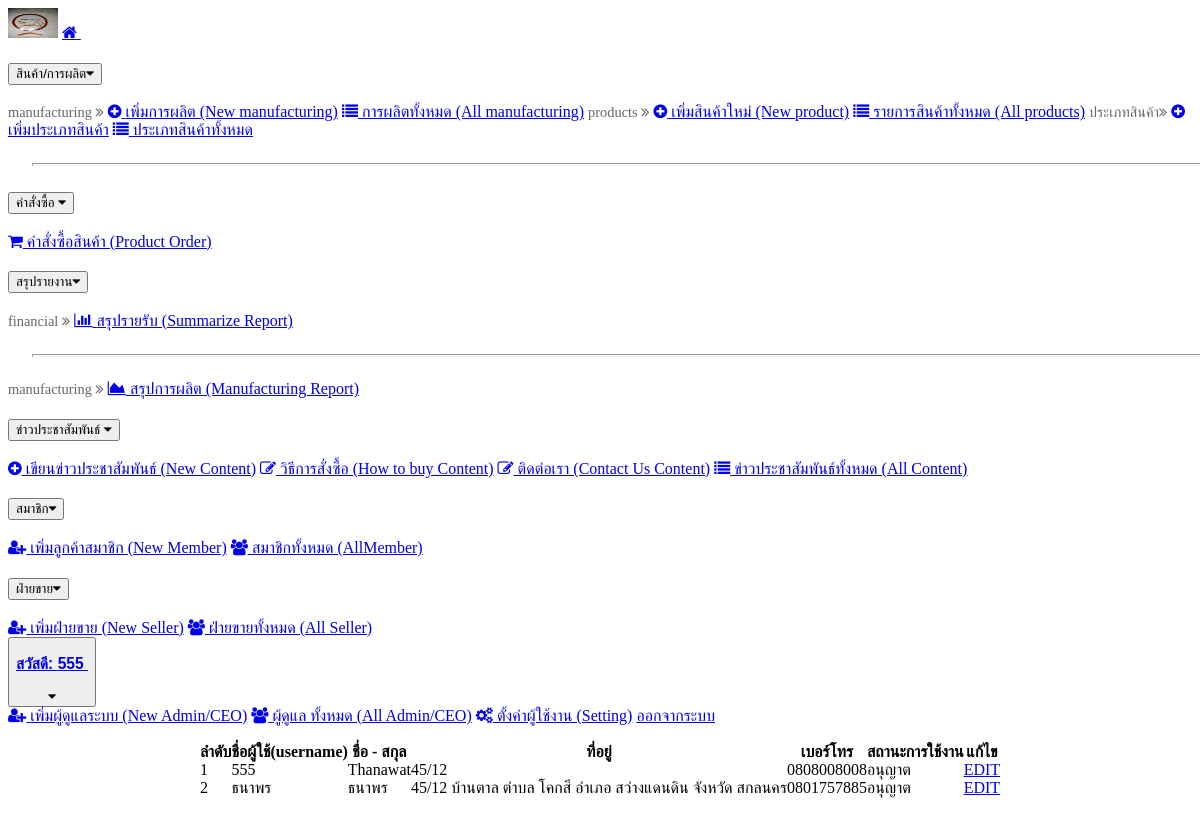
The app's page /admin/customer_all.php (signed in), older data.
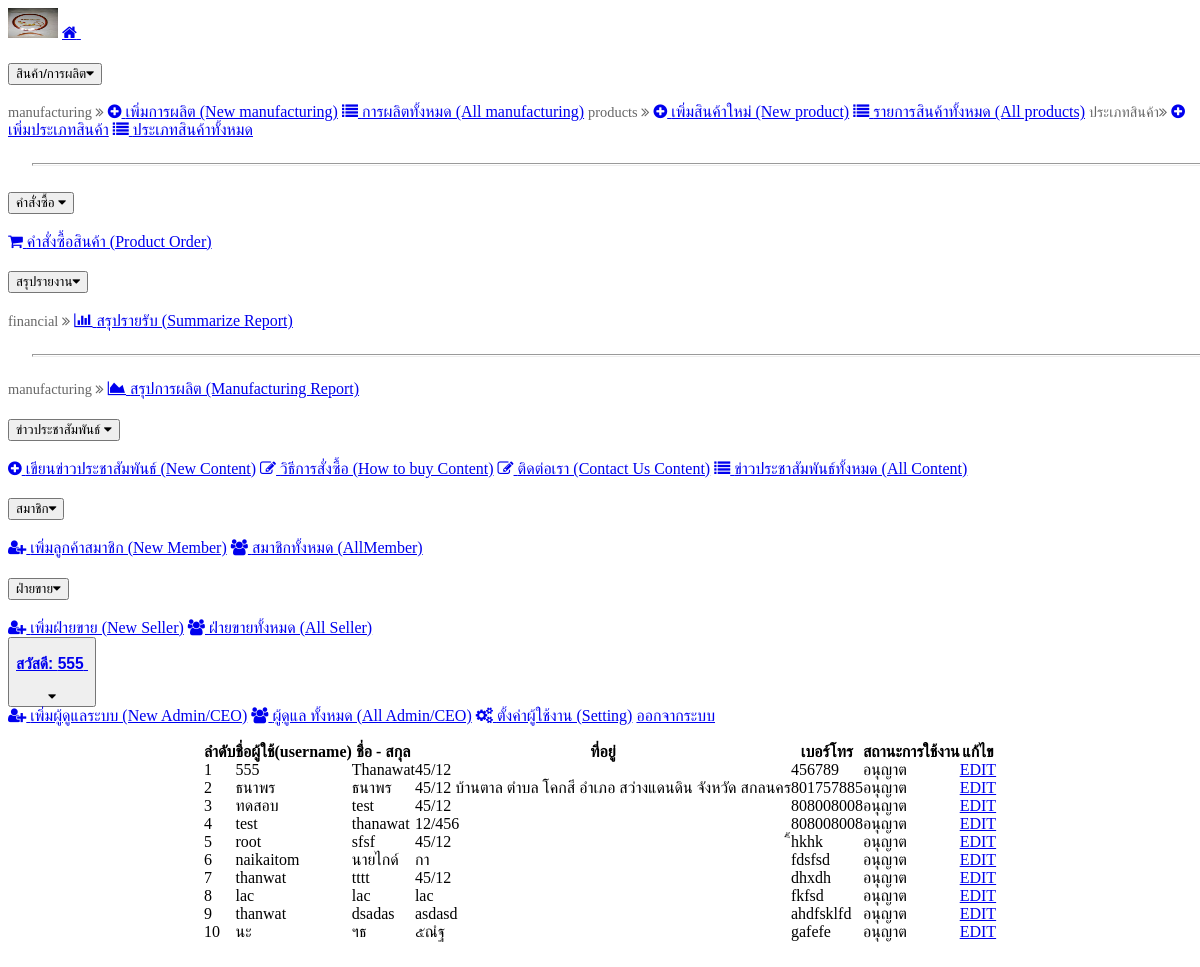
The same page, newer data.
### tables this page shows
CREATE TABLE `customer` (
  `id_customer` int(8) UNSIGNED ZEROFILL NOT NULL,
  `user_customer` varchar(255) NOT NULL,
  `pass_customer` varchar(255) NOT NULL,
  `name_customer` varchar(255) DEFAULT NULL,
  `status_customer` varchar(8) DEFAULT 'yes',
  `address_customer` varchar(255) DEFAULT NULL,
  `tel_customer` varchar(20) DEFAULT NULL,
  `read` int(2) DEFAULT '0'
);

### i_result.inc.php (called while the page is built)
<?php
function i_result($res, $row, $field=0) {
    $res->data_seek($row);
    $datarow = $res->fetch_array();
    return $datarow[$field];
}
?>

### admin/customer_all.php (the view, shortened to what this page needs)
<?php
include "../connect.inc.php";
include "../i_result.inc.php";
?>
<!DOCTYPE html>
<head>
<link rel="stylesheet" href="../css/font-awesome.min.css">
<link rel="stylesheet" href="../style.css" type="text/css">
</head>
<body>
<?php
include "./menuadmin.inc.php";
?>
<br>
<table border="0" cellpadding="0" cellspacing="0" id="allorder" align="center">
<tr>
    <th>
              ลำดับ
    </th>
    <th>
    ชื่อผู้ใช้(username)
    </th>
    <th>
             ชื่อ - สกุล
    </th>
    <th>
             ที่อยู่
    </th>
    <th>
             เบอร์โทร
    </th>
    <th>
             สถานะการใช้งาน
    </th>
    <th>
             แก้ไข
    </th>
</tr>
<?php
$sql = "SELECT * FROM  `customer`";
$on = $conn->query($sql);
$_row = $on->num_rows;
for($x=0;$x<$_row;$x++){
$id_customer = i_result($on,$x,"id_customer");
$user_customer = i_result($on,$x,"user_customer");
$name_customer = i_result($on,$x,"name_customer");
$address_customer = i_result($on,$x,"address_customer");
$tel_customer = i_result($on,$x,"tel_customer");
$status_customer = i_result($on,$x,"status_customer");
echo '<tr onmouseover="this.style.background=\'#ececec\'"  onmouseout="this.style.background=\'#ffffff\'" ';
if($status_customer!="yes"){ echo ' style="color:#ececec;"';}
echo '>';
echo '<td>'.($x+1).'</td>';
echo '<td>';
echo $user_customer;
echo '</td>';
echo '<td>';
echo $name_customer;
echo '</td>';
echo '<td>';
echo $address_customer;
echo '</td>';
echo '<td>';
echo $tel_customer;
echo '</td>';
echo '<td>';
if($status_customer=="yes"){echo 'อนุญาต';}else{echo 'ปิดการใช้งาน';}
echo '</td>';
echo '<td id="edit_2020'.$id_customer.'">';
echo '<a href="customer_edit.php?id='.$id_customer.'">EDIT</a>';
echo '</td>';
echo '</tr>';
}
?>
</table>
<br>
</body>
</html>

Row changes from the older to the newer data that the page shows:
changed customer "Thanawat": tel_customer "0808008008" → "456789"
changed customer "ธนาพร": tel_customer "0801757885" → "801757885"
added customer: user_customer "ทดสอบ", name_customer "test", address_customer "45/12", tel_customer "808008008", status_customer "อนุญาต"
added customer: user_customer "test", name_customer "thanawat", address_customer "12/456", tel_customer "808008008", status_customer "อนุญาต"
added customer: user_customer "root", name_customer "sfsf", address_customer "45/12", tel_customer "ิ้hkhk", status_customer "อนุญาต"
added customer: user_customer "naikaitom", name_customer "นายไกด์", address_customer "กา", tel_customer "fdsfsd", status_customer "อนุญาต"
added customer: user_customer "thanwat", name_customer "tttt", address_customer "45/12", tel_customer "dhxdh", status_customer "อนุญาต"
added customer: user_customer "lac", name_customer "lac", address_customer "lac", tel_customer "fkfsd", status_customer "อนุญาต"
added customer: user_customer "thanwat", name_customer "dsadas", address_customer "asdasd", tel_customer "ahdfsklfd", status_customer "อนุญาต"
added customer: user_customer "นะ", name_customer "ฯธ", address_customer "๕ณํฐ", tel_customer "gafefe", status_customer "อนุญาต"
